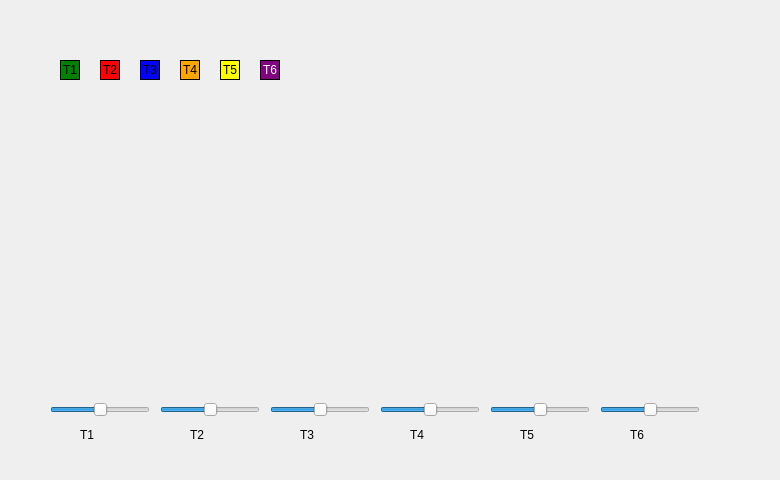
<?xml version="1.0" encoding="UTF-8"?>
<ui version="4.0">
 <class>MainWindow</class>
 <widget class="QMainWindow" name="MainWindow">
  <property name="geometry">
   <rect>
    <x>0</x>
    <y>0</y>
    <width>780</width>
    <height>480</height>
   </rect>
  </property>
  <property name="windowTitle">
   <string>Simulador de Trens - Malha Hexagonal</string>
  </property>
  <widget class="QWidget" name="centralWidget">
   <widget class="QLabel" name="label_trem1">
    <property name="geometry"><rect><x>60</x><y>60</y><width>20</width><height>20</height></rect></property>
    <property name="styleSheet"><string>background: green; border: 1px solid black;</string></property>
    <property name="text"><string>T1</string></property>
    <property name="alignment"><set>Qt::AlignCenter</set></property>
   </widget>
   <widget class="QLabel" name="label_trem2">
    <property name="geometry"><rect><x>100</x><y>60</y><width>20</width><height>20</height></rect></property>
    <property name="styleSheet"><string>background: red; border: 1px solid black;</string></property>
    <property name="text"><string>T2</string></property>
    <property name="alignment"><set>Qt::AlignCenter</set></property>
   </widget>
   <widget class="QLabel" name="label_trem3">
    <property name="geometry"><rect><x>140</x><y>60</y><width>20</width><height>20</height></rect></property>
    <property name="styleSheet"><string>background: blue; border: 1px solid black;</string></property>
    <property name="text"><string>T3</string></property>
    <property name="alignment"><set>Qt::AlignCenter</set></property>
   </widget>
   <widget class="QLabel" name="label_trem4">
    <property name="geometry"><rect><x>180</x><y>60</y><width>20</width><height>20</height></rect></property>
    <property name="styleSheet"><string>background: orange; border: 1px solid black;</string></property>
    <property name="text"><string>T4</string></property>
    <property name="alignment"><set>Qt::AlignCenter</set></property>
   </widget>
   <widget class="QLabel" name="label_trem5">
    <property name="geometry"><rect><x>220</x><y>60</y><width>20</width><height>20</height></rect></property>
    <property name="styleSheet"><string>background: yellow; border: 1px solid black;</string></property>
    <property name="text"><string>T5</string></property>
    <property name="alignment"><set>Qt::AlignCenter</set></property>
   </widget>
   <widget class="QLabel" name="label_trem6">
    <property name="geometry"><rect><x>260</x><y>60</y><width>20</width><height>20</height></rect></property>
    <property name="styleSheet"><string>background: purple; border: 1px solid black; color: white;</string></property>
    <property name="text"><string>T6</string></property>
    <property name="alignment"><set>Qt::AlignCenter</set></property>
   </widget>

   <widget class="QSlider" name="horizontalSlider_1">
    <property name="geometry"><rect><x>50</x><y>400</y><width>100</width><height>20</height></rect></property>
    <property name="maximum"><number>200</number></property>
    <property name="value"><number>100</number></property>
    <property name="orientation"><enum>Qt::Horizontal</enum></property>
   </widget>
   <widget class="QSlider" name="horizontalSlider_2">
    <property name="geometry"><rect><x>160</x><y>400</y><width>100</width><height>20</height></rect></property>
    <property name="maximum"><number>200</number></property>
    <property name="value"><number>100</number></property>
    <property name="orientation"><enum>Qt::Horizontal</enum></property>
   </widget>
   <widget class="QSlider" name="horizontalSlider_3">
    <property name="geometry"><rect><x>270</x><y>400</y><width>100</width><height>20</height></rect></property>
    <property name="maximum"><number>200</number></property>
    <property name="value"><number>100</number></property>
    <property name="orientation"><enum>Qt::Horizontal</enum></property>
   </widget>
   <widget class="QSlider" name="horizontalSlider_4">
    <property name="geometry"><rect><x>380</x><y>400</y><width>100</width><height>20</height></rect></property>
    <property name="maximum"><number>200</number></property>
    <property name="value"><number>100</number></property>
    <property name="orientation"><enum>Qt::Horizontal</enum></property>
   </widget>
   <widget class="QSlider" name="horizontalSlider_5">
    <property name="geometry"><rect><x>490</x><y>400</y><width>100</width><height>20</height></rect></property>
    <property name="maximum"><number>200</number></property>
    <property name="value"><number>100</number></property>
    <property name="orientation"><enum>Qt::Horizontal</enum></property>
   </widget>
   <widget class="QSlider" name="horizontalSlider_6">
    <property name="geometry"><rect><x>600</x><y>400</y><width>100</width><height>20</height></rect></property>
    <property name="maximum"><number>200</number></property>
    <property name="value"><number>100</number></property>
    <property name="orientation"><enum>Qt::Horizontal</enum></property>
   </widget>
   
   <widget class="QLabel" name="lbl_s1"><property name="geometry"><rect><x>80</x><y>425</y><width>40</width><height>20</height></rect></property><property name="text"><string>T1</string></property></widget>
   <widget class="QLabel" name="lbl_s2"><property name="geometry"><rect><x>190</x><y>425</y><width>40</width><height>20</height></rect></property><property name="text"><string>T2</string></property></widget>
   <widget class="QLabel" name="lbl_s3"><property name="geometry"><rect><x>300</x><y>425</y><width>40</width><height>20</height></rect></property><property name="text"><string>T3</string></property></widget>
   <widget class="QLabel" name="lbl_s4"><property name="geometry"><rect><x>410</x><y>425</y><width>40</width><height>20</height></rect></property><property name="text"><string>T4</string></property></widget>
   <widget class="QLabel" name="lbl_s5"><property name="geometry"><rect><x>520</x><y>425</y><width>40</width><height>20</height></rect></property><property name="text"><string>T5</string></property></widget>
   <widget class="QLabel" name="lbl_s6"><property name="geometry"><rect><x>630</x><y>425</y><width>40</width><height>20</height></rect></property><property name="text"><string>T6</string></property></widget>

  </widget>
 </widget>
 <resources/>
 <connections/>
</ui>
